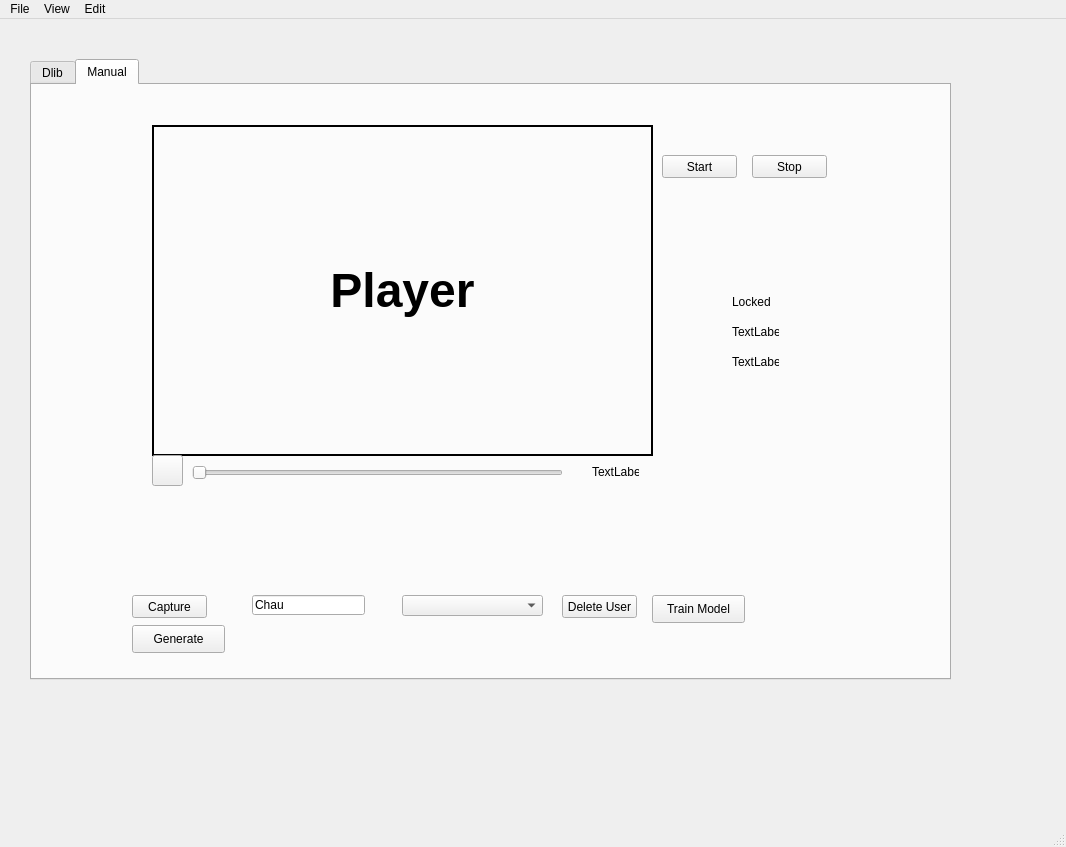
<?xml version="1.0" encoding="UTF-8"?>
<ui version="4.0">
 <class>MainWindow</class>
 <widget class="QMainWindow" name="MainWindow">
  <property name="geometry">
   <rect>
    <x>0</x>
    <y>0</y>
    <width>1066</width>
    <height>847</height>
   </rect>
  </property>
  <property name="windowTitle">
   <string>MainWindow</string>
  </property>
  <widget class="QWidget" name="centralwidget">
   <widget class="QTabWidget" name="tabWidget">
    <property name="geometry">
     <rect>
      <x>30</x>
      <y>40</y>
      <width>921</width>
      <height>621</height>
     </rect>
    </property>
    <property name="currentIndex">
     <number>1</number>
    </property>
    <widget class="QWidget" name="Dlib">
     <attribute name="title">
      <string>Dlib</string>
     </attribute>
     <widget class="QComboBox" name="ListUser_Cb">
      <property name="geometry">
       <rect>
        <x>290</x>
        <y>490</y>
        <width>141</width>
        <height>21</height>
       </rect>
      </property>
     </widget>
     <widget class="QPushButton" name="Start_Btn">
      <property name="geometry">
       <rect>
        <x>550</x>
        <y>50</y>
        <width>75</width>
        <height>23</height>
       </rect>
      </property>
      <property name="text">
       <string>Start</string>
      </property>
     </widget>
     <widget class="QPushButton" name="Capture_Btn">
      <property name="geometry">
       <rect>
        <x>20</x>
        <y>490</y>
        <width>75</width>
        <height>23</height>
       </rect>
      </property>
      <property name="text">
       <string>Capture</string>
      </property>
     </widget>
     <widget class="QLabel" name="Lock_Lb">
      <property name="geometry">
       <rect>
        <x>620</x>
        <y>190</y>
        <width>47</width>
        <height>13</height>
       </rect>
      </property>
      <property name="text">
       <string>Locked</string>
      </property>
     </widget>
     <widget class="QPushButton" name="Stop_Btn">
      <property name="geometry">
       <rect>
        <x>640</x>
        <y>50</y>
        <width>75</width>
        <height>23</height>
       </rect>
      </property>
      <property name="text">
       <string>Stop</string>
      </property>
     </widget>
     <widget class="QWidget" name="verticalLayoutWidget">
      <property name="geometry">
       <rect>
        <x>40</x>
        <y>20</y>
        <width>501</width>
        <height>331</height>
       </rect>
      </property>
      <layout class="QVBoxLayout" name="verticalLayout">
       <item>
        <layout class="QHBoxLayout" name="horizontalLayout">
         <item>
          <widget class="QLabel" name="Player">
           <property name="autoFillBackground">
            <bool>false</bool>
           </property>
           <property name="styleSheet">
            <string notr="true">border: 2px solid black</string>
           </property>
           <property name="text">
            <string>&lt;html&gt;&lt;head/&gt;&lt;body&gt;&lt;p&gt;&lt;span style=&quot; font-size:36pt; font-weight:600;&quot;&gt;Player&lt;/span&gt;&lt;/p&gt;&lt;/body&gt;&lt;/html&gt;</string>
           </property>
           <property name="scaledContents">
            <bool>true</bool>
           </property>
           <property name="alignment">
            <set>Qt::AlignCenter</set>
           </property>
           <property name="wordWrap">
            <bool>false</bool>
           </property>
           <property name="margin">
            <number>0</number>
           </property>
          </widget>
         </item>
        </layout>
       </item>
      </layout>
     </widget>
     <widget class="QLabel" name="label2">
      <property name="geometry">
       <rect>
        <x>620</x>
        <y>220</y>
        <width>47</width>
        <height>13</height>
       </rect>
      </property>
      <property name="text">
       <string>TextLabel</string>
      </property>
     </widget>
     <widget class="QLabel" name="label3">
      <property name="geometry">
       <rect>
        <x>620</x>
        <y>250</y>
        <width>47</width>
        <height>13</height>
       </rect>
      </property>
      <property name="text">
       <string>TextLabel</string>
      </property>
     </widget>
     <widget class="QLineEdit" name="username_Tb">
      <property name="geometry">
       <rect>
        <x>140</x>
        <y>490</y>
        <width>113</width>
        <height>20</height>
       </rect>
      </property>
      <property name="text">
       <string>Chau</string>
      </property>
     </widget>
     <widget class="QSlider" name="horizontalSlider">
      <property name="geometry">
       <rect>
        <x>80</x>
        <y>360</y>
        <width>371</width>
        <height>16</height>
       </rect>
      </property>
      <property name="orientation">
       <enum>Qt::Horizontal</enum>
      </property>
     </widget>
     <widget class="QLabel" name="LeftTimeLabel">
      <property name="geometry">
       <rect>
        <x>480</x>
        <y>360</y>
        <width>47</width>
        <height>13</height>
       </rect>
      </property>
      <property name="text">
       <string>TextLabel</string>
      </property>
     </widget>
     <widget class="QPushButton" name="PlayButton">
      <property name="geometry">
       <rect>
        <x>40</x>
        <y>350</y>
        <width>31</width>
        <height>31</height>
       </rect>
      </property>
      <property name="text">
       <string/>
      </property>
     </widget>
     <widget class="QPushButton" name="DeleteUser_Btn">
      <property name="geometry">
       <rect>
        <x>450</x>
        <y>490</y>
        <width>75</width>
        <height>23</height>
       </rect>
      </property>
      <property name="text">
       <string>Delete User</string>
      </property>
     </widget>
    </widget>
    <widget class="QWidget" name="Manual">
     <attribute name="title">
      <string>Manual</string>
     </attribute>
     <widget class="QSlider" name="horizontalSlider_2">
      <property name="geometry">
       <rect>
        <x>160</x>
        <y>380</y>
        <width>371</width>
        <height>16</height>
       </rect>
      </property>
      <property name="orientation">
       <enum>Qt::Horizontal</enum>
      </property>
     </widget>
     <widget class="QLabel" name="LeftTimeLabel_2">
      <property name="geometry">
       <rect>
        <x>560</x>
        <y>380</y>
        <width>47</width>
        <height>13</height>
       </rect>
      </property>
      <property name="text">
       <string>TextLabel</string>
      </property>
     </widget>
     <widget class="QComboBox" name="ListUser_Cb_3">
      <property name="geometry">
       <rect>
        <x>370</x>
        <y>510</y>
        <width>141</width>
        <height>21</height>
       </rect>
      </property>
     </widget>
     <widget class="QPushButton" name="Stop_Btn_2">
      <property name="geometry">
       <rect>
        <x>720</x>
        <y>70</y>
        <width>75</width>
        <height>23</height>
       </rect>
      </property>
      <property name="text">
       <string>Stop</string>
      </property>
     </widget>
     <widget class="QPushButton" name="Start_Btn_2">
      <property name="geometry">
       <rect>
        <x>630</x>
        <y>70</y>
        <width>75</width>
        <height>23</height>
       </rect>
      </property>
      <property name="text">
       <string>Start</string>
      </property>
     </widget>
     <widget class="QPushButton" name="Capture_Btn_3">
      <property name="geometry">
       <rect>
        <x>100</x>
        <y>510</y>
        <width>75</width>
        <height>23</height>
       </rect>
      </property>
      <property name="text">
       <string>Capture</string>
      </property>
     </widget>
     <widget class="QWidget" name="verticalLayoutWidget_2">
      <property name="geometry">
       <rect>
        <x>120</x>
        <y>40</y>
        <width>501</width>
        <height>331</height>
       </rect>
      </property>
      <layout class="QVBoxLayout" name="verticalLayout_2">
       <item>
        <layout class="QHBoxLayout" name="horizontalLayout_2">
         <item>
          <widget class="QLabel" name="Player_2">
           <property name="autoFillBackground">
            <bool>false</bool>
           </property>
           <property name="styleSheet">
            <string notr="true">border: 2px solid black</string>
           </property>
           <property name="text">
            <string>&lt;html&gt;&lt;head/&gt;&lt;body&gt;&lt;p&gt;&lt;span style=&quot; font-size:36pt; font-weight:600;&quot;&gt;Player&lt;/span&gt;&lt;/p&gt;&lt;/body&gt;&lt;/html&gt;</string>
           </property>
           <property name="scaledContents">
            <bool>true</bool>
           </property>
           <property name="alignment">
            <set>Qt::AlignCenter</set>
           </property>
           <property name="wordWrap">
            <bool>false</bool>
           </property>
           <property name="margin">
            <number>0</number>
           </property>
          </widget>
         </item>
        </layout>
       </item>
      </layout>
     </widget>
     <widget class="QLabel" name="label3_2">
      <property name="geometry">
       <rect>
        <x>700</x>
        <y>270</y>
        <width>47</width>
        <height>13</height>
       </rect>
      </property>
      <property name="text">
       <string>TextLabel</string>
      </property>
     </widget>
     <widget class="QPushButton" name="DeleteUser_Btn_3">
      <property name="geometry">
       <rect>
        <x>530</x>
        <y>510</y>
        <width>75</width>
        <height>23</height>
       </rect>
      </property>
      <property name="text">
       <string>Delete User</string>
      </property>
     </widget>
     <widget class="QLineEdit" name="username_Tb_3">
      <property name="geometry">
       <rect>
        <x>220</x>
        <y>510</y>
        <width>113</width>
        <height>20</height>
       </rect>
      </property>
      <property name="text">
       <string>Chau</string>
      </property>
     </widget>
     <widget class="QPushButton" name="PlayButton_2">
      <property name="geometry">
       <rect>
        <x>120</x>
        <y>370</y>
        <width>31</width>
        <height>31</height>
       </rect>
      </property>
      <property name="text">
       <string/>
      </property>
     </widget>
     <widget class="QLabel" name="Lock_Lb_2">
      <property name="geometry">
       <rect>
        <x>700</x>
        <y>210</y>
        <width>47</width>
        <height>13</height>
       </rect>
      </property>
      <property name="text">
       <string>Locked</string>
      </property>
     </widget>
     <widget class="QLabel" name="label2_2">
      <property name="geometry">
       <rect>
        <x>700</x>
        <y>240</y>
        <width>47</width>
        <height>13</height>
       </rect>
      </property>
      <property name="text">
       <string>TextLabel</string>
      </property>
     </widget>
     <widget class="QPushButton" name="Gen_Btn_3">
      <property name="geometry">
       <rect>
        <x>100</x>
        <y>540</y>
        <width>93</width>
        <height>28</height>
       </rect>
      </property>
      <property name="text">
       <string>Generate</string>
      </property>
     </widget>
     <widget class="QPushButton" name="Train_Btn">
      <property name="geometry">
       <rect>
        <x>620</x>
        <y>510</y>
        <width>93</width>
        <height>28</height>
       </rect>
      </property>
      <property name="text">
       <string>Train Model</string>
      </property>
     </widget>
    </widget>
   </widget>
  </widget>
  <widget class="QMenuBar" name="menubar">
   <property name="geometry">
    <rect>
     <x>0</x>
     <y>0</y>
     <width>1066</width>
     <height>26</height>
    </rect>
   </property>
   <widget class="QMenu" name="menuFile">
    <property name="title">
     <string>File</string>
    </property>
    <addaction name="actionOpen_File_2"/>
    <addaction name="actionExit_2"/>
   </widget>
   <widget class="QMenu" name="menuView">
    <property name="title">
     <string>View</string>
    </property>
    <addaction name="actionZoom_in"/>
    <addaction name="actionZoom_out"/>
   </widget>
   <widget class="QMenu" name="menuEdit">
    <property name="title">
     <string>Edit</string>
    </property>
    <addaction name="actionCopy"/>
    <addaction name="actionCut"/>
    <addaction name="actionPaste"/>
    <addaction name="actionDelete"/>
   </widget>
   <addaction name="menuFile"/>
   <addaction name="menuView"/>
   <addaction name="menuEdit"/>
  </widget>
  <widget class="QStatusBar" name="statusbar"/>
  <action name="actionOpen_File">
   <property name="text">
    <string>Open File</string>
   </property>
  </action>
  <action name="actionSave_file">
   <property name="text">
    <string>Save file</string>
   </property>
  </action>
  <action name="actionExit">
   <property name="text">
    <string>Exit</string>
   </property>
  </action>
  <action name="actionOpen_File_2">
   <property name="text">
    <string>Open File</string>
   </property>
  </action>
  <action name="actionExit_2">
   <property name="text">
    <string>Exit</string>
   </property>
  </action>
  <action name="actionZoom_in">
   <property name="text">
    <string>Zoom in</string>
   </property>
  </action>
  <action name="actionZoom_out">
   <property name="text">
    <string>Zoom out</string>
   </property>
  </action>
  <action name="actionCopy">
   <property name="text">
    <string>Copy</string>
   </property>
  </action>
  <action name="actionCut">
   <property name="text">
    <string>Cut</string>
   </property>
  </action>
  <action name="actionPaste">
   <property name="text">
    <string>Paste</string>
   </property>
  </action>
  <action name="actionDelete">
   <property name="text">
    <string>Delete</string>
   </property>
  </action>
 </widget>
 <resources/>
 <connections/>
</ui>
